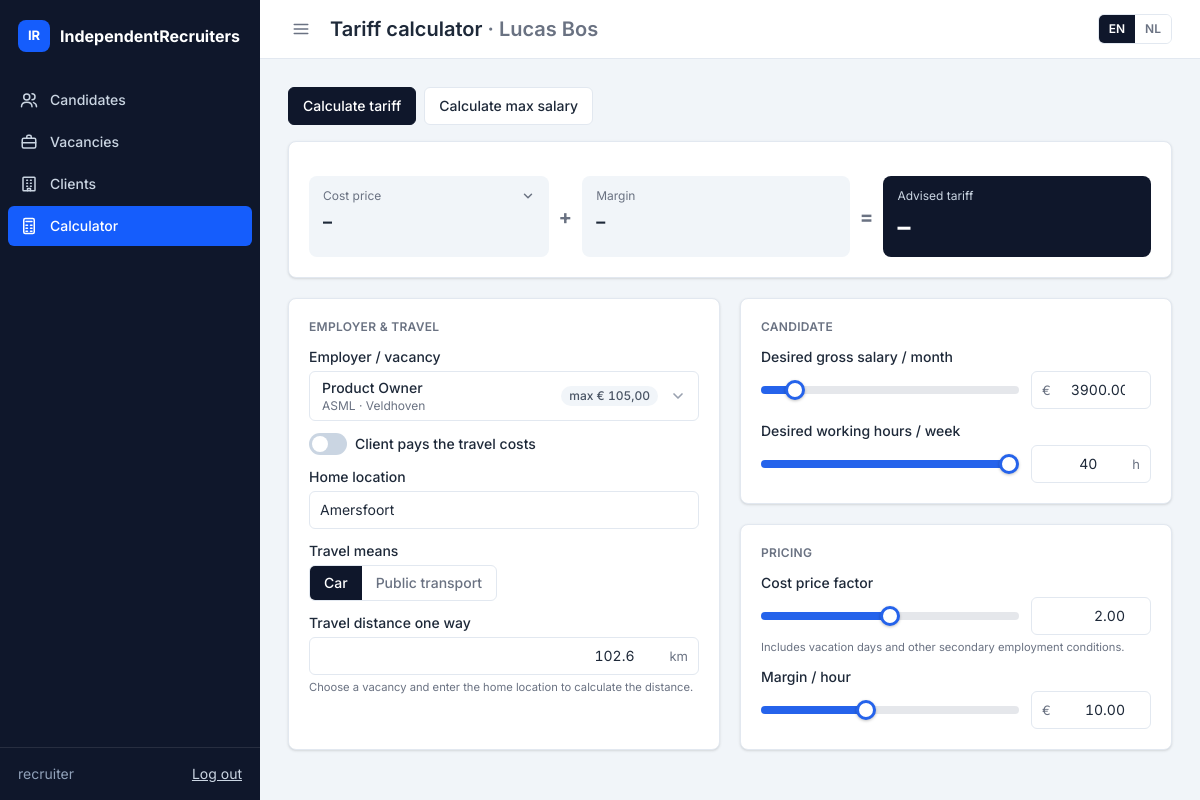
Page /calculator/?candidate=32 (signed in) on the committed database.
### candidates/models.py (models this page shows, shortened)
class Candidate(models.Model):
    class Status(models.TextChoices):
        INTAKE = "intake", _("Intake")
        AVAILABLE = "available", _("Available")
        PROPOSED = "proposed", _("Proposed")
        PLACED = "placed", _("Placed")
        INACTIVE = "inactive", _("Inactive")
    class Transport(models.TextChoices):
        CAR = "car", _("Car")
        OV = "ov", _("Public transport")
    first_name = models.CharField(_("first name"), max_length=100)
    last_name = models.CharField(_("last name"), max_length=100)
    email = models.EmailField(_("email"), blank=True)
    phone = models.CharField(_("phone"), max_length=30, blank=True)
    city = models.CharField(_("home location"), max_length=150, blank=True,
                            help_text=_("City, postcode or address, used to calculate travel distance"))
    desired_role = models.CharField(_("desired role"), max_length=150, blank=True)
    status = models.CharField(_("status"), max_length=20, choices=Status.choices, default=Status.INTAKE)
    expected_salary_month = models.DecimalField(_("desired gross salary / month (€)"), max_digits=8, decimal_places=2)
    hours_per_week = models.PositiveSmallIntegerField(
        _("desired hours per week"), default=40, validators=[MinValueValidator(1), MaxValueValidator(60)]
    )
    travel_distance_km = models.DecimalField(
        _("travel distance one way (km)"), max_digits=6, decimal_places=1, null=True, blank=True,
        help_text=_("Calculated automatically from the home location and the vacancy location"),
    )
    transport_type = models.CharField(_("travel means"), max_length=10, choices=Transport.choices, default=Transport.CAR)
    client_pays_travel = models.BooleanField(
        _("client pays travel costs"), default=False,
        help_text=_("Travel costs are then left out of the tariff (defaults to the vacancy's setting)"),
    )
    remote_days_per_week = models.PositiveSmallIntegerField(
        _("remote days / week"), default=0, validators=[MaxValueValidator(5)],
        help_text=_("Used for matching only"),
    )
    cost_factor = models.DecimalField(_("cost price factor"), max_digits=4, decimal_places=2, default=Decimal("2.00"))
    margin_per_hour = models.DecimalField(
        _("margin / hour (€)"), max_digits=6, decimal_places=2, default=Decimal("10.00"),
        validators=[MinValueValidator(C.MIN_MARGIN), MaxValueValidator(C.MAX_MARGIN)],
    )
    proposed_rate = models.DecimalField(
        _("proposed tariff / hour (€)"), max_digits=7, decimal_places=2, null=True, blank=True,
        help_text=_("Leave empty to use the advised tariff."),
    )
    vacancy = models.ForeignKey(
        "clients.Vacancy", on_delete=models.SET_NULL, null=True, blank=True,
        related_name="candidates", verbose_name=_("vacancy"),
    )
    notes = models.TextField(_("notes"), blank=True)
    created_at = models.DateTimeField(auto_now_add=True)
    updated_at = models.DateTimeField(auto_now=True)
    PRICING_FIELD_MAP = {
        "salary_month": "expected_salary_month",
        "hours_per_week": "hours_per_week",
        "cost_factor": "cost_factor",
        "margin": "margin_per_hour",
        "travel_distance_km": "travel_distance_km",
        "transport_type": "transport_type",
        "client_pays_travel": "client_pays_travel",
    }
    class Meta:
        ordering = ["-created_at"]
        verbose_name = _("candidate")
        verbose_name_plural = _("candidates")
    @property
    def full_name(self):
        return f"{self.first_name} {self.last_name}".strip()

### pricing/views.py (the view)
# urls.py: path("calculator/", views.calculator, name="calculator"),
def calculator(request):
    vacancies = Vacancy.objects.filter(is_open=True).select_related("client")
    initial = _initial_from_candidate(request.GET.get("candidate")) if request.GET.get("candidate") else {}
    return render(request, "pricing/calculator.html", {
        "vacancies": vacancies, "C": C, "i18n": calculator_i18n(), "initial": initial,
    })

### pricing/templates/pricing/calculator.html (shortened to what this page needs)
{% extends "core/base.html" %}
{% load i18n static l10n %}
{% block heading %}{% trans "Tariff calculator" %}{% if initial.candidate %} <span class="text-gray-500">· {{ initial.candidate.full_name }}</span>{% endif %}{% endblock %}
{% block content %}
<div class="flex gap-2" role="tablist">
    <button class="inline-flex cursor-pointer items-center rounded-md border border-slate-200 bg-white px-3.5 py-2 font-medium text-gray-800 not-aria-selected:hover:bg-slate-100 aria-selected:border-slate-900 aria-selected:bg-slate-900 aria-selected:text-white" role="tab" aria-selected="true" data-tab="forward">{% trans "Calculate tariff" %}</button>
    <button class="inline-flex cursor-pointer items-center rounded-md border border-slate-200 bg-white px-3.5 py-2 font-medium text-gray-800 not-aria-selected:hover:bg-slate-100 aria-selected:border-slate-900 aria-selected:bg-slate-900 aria-selected:text-white" role="tab" aria-selected="false" data-tab="reverse">{% trans "Calculate max salary" %}</button>
</div>
<section class="mt-4 flex flex-col gap-5" data-panel="forward">
    {% include "pricing/_result_card.html" %}
    <form class="grid gap-5 lg:grid-cols-2" id="forward-form" data-endpoint="{% url 'pricing:calculate' %}" data-distance-endpoint="{% url 'pricing:distance' %}" autocomplete="off">
        <div class="flex flex-col gap-3 {{ ui.card }}">
            <h2 class="{{ ui.section_label }}">{% trans "Employer & travel" %}</h2>
            <div class="flex flex-col gap-1">
                <span class="font-medium" id="vacancy-label">{% trans "Employer / vacancy" %}</span>
                    {% regroup vacancies by client as by_client %}
                <details class="group/combo relative" id="vacancy-combo" data-dropdown>
                    <summary class="{{ ui.combo_trigger }}" aria-labelledby="vacancy-label" aria-haspopup="listbox">
                        <span class="flex min-w-0 flex-1 items-center gap-3" id="vacancy-combo-value"></span>
                        <svg class="size-4 shrink-0 text-gray-400 transition group-open/combo:rotate-180" viewBox="0 0 24 24" fill="none" stroke="currentColor" stroke-width="2.5" stroke-linecap="round" stroke-linejoin="round" aria-hidden="true"><path d="m6 9 6 6 6-6"/></svg>
                    </summary>
                </details>
            </div>
            <div class="flex items-center gap-2">
                <label class="relative inline-flex cursor-pointer">
                    <span class="h-5.5 w-9.5 rounded-full bg-slate-300 transition peer-checked:bg-blue-600 peer-focus-visible:ring-2 peer-focus-visible:ring-blue-600/40 after:absolute after:left-0.75 after:top-0.75 after:size-4 after:rounded-full after:bg-white after:transition peer-checked:after:translate-x-4"></span>
                </label>
                <label for="id_client_pays_travel" class="font-medium">{% trans "Client pays the travel costs" %}</label>
            </div>
            <fieldset class="flex min-w-0 flex-col gap-3 transition-opacity disabled:cursor-not-allowed disabled:opacity-40 disabled:[&_*]:pointer-events-none" id="travel-fields"{% if initial.client_pays_travel %} disabled{% endif %}>
                <div class="flex flex-col gap-1">
                    <label for="id_home" class="font-medium">{% trans "Home location" %}</label>
                    <input type="text" id="id_home" name="home_location" data-role="home" class="{{ ui.input }}" value="{{ initial.home_location|default:'' }}" placeholder="{% trans 'e.g. Utrecht or 3511 AB' %}">
                </div>
                <div class="flex flex-col items-start gap-1">
                    <span class="font-medium">{% trans "Travel means" %}</span>
                    <div class="inline-flex overflow-hidden rounded-md border border-slate-200 bg-white">
                        <label><span class="block cursor-pointer px-3.5 py-1.75 font-medium text-gray-500 peer-checked:bg-slate-900 peer-checked:text-white peer-focus-visible:outline-2 peer-focus-visible:outline-blue-600">{% trans "Car" %}</span></label>
                        <label><span class="block cursor-pointer px-3.5 py-1.75 font-medium text-gray-500 peer-checked:bg-slate-900 peer-checked:text-white peer-focus-visible:outline-2 peer-focus-visible:outline-blue-600">{% trans "Public transport" %}</span></label>
                    </div>
                </div>
                <div class="flex flex-col gap-1">
                    <label for="id_travel_distance_km" class="font-medium">{% trans "Travel distance one way" %}</label>
                    <div class="{{ ui.number_box }}">
                        <input type="number" class="{{ ui.number_box_input }}" id="id_travel_distance_km" name="travel_distance_km" data-role="distance" value="{{ initial.travel_distance_km|default_if_none:''|unlocalize }}" min="0" step="0.1" placeholder="{% trans 'calculated automatically' %} ">
                        <span class="{{ ui.number_box_unit }}">km</span>
                    </div>
                    <small class="text-gray-500" id="distance-status">{% trans "Choose a vacancy and enter the home location to calculate the distance." %}</small>
                </div>
            </fieldset>
        </div>
        <div class="flex flex-col gap-5">
            <div class="flex flex-col gap-3 {{ ui.card }}">
                <h2 class="{{ ui.section_label }}">{% trans "Candidate" %}</h2>
                {% include "pricing/_slider.html" with name="salary_month" label=_("Desired gross salary / month") min=1500 max=25000 hard_max=25000 step=50 value=initial.salary_month|default:4500 unit_before="€" %}
                {% include "pricing/_slider.html" with name="hours_per_week" label=_("Desired working hours / week") min=8 max=40 hard_max=40 step=1 value=initial.hours_per_week|default:40 unit_after="h" %}
            </div>
            <div class="flex flex-1 flex-col gap-3 {{ ui.card }}">
                <h2 class="{{ ui.section_label }}">{% trans "Pricing" %}</h2>
                {% include "pricing/_slider.html" with name="cost_factor" label=_("Cost price factor") min=1.5 max=2.5 hard_max=2.5 step=0.05 value=initial.cost_factor|default:"2.0" %}
                <small class="-mt-2 text-gray-500">{% trans "Includes vacation days and other secondary employment conditions." %}</small>
                {% include "pricing/_slider.html" with name="margin" label=_("Margin / hour") min=C.MIN_MARGIN max=C.MAX_MARGIN hard_max=C.MAX_MARGIN step=0.5 value=initial.margin|default:C.DEFAULT_MARGIN unit_before="€" %}
            </div>
        </div>
    </form>
</section>
            {% trans "Max gross salary / month" as label %}{% trans "How is the salary calculated?" as hint %}
{% endblock %}

### core/templates/core/base.html (shortened to what this page needs)
{% load static i18n %}<!DOCTYPE html>
{% get_current_language as LANGUAGE_CODE %}
<html lang="{{ LANGUAGE_CODE }}">
<head>
    <link rel="stylesheet" href="https://cdn.datatables.net/2.3.4/css/dataTables.dataTables.css">
    <link rel="stylesheet" href="https://cdn.datatables.net/buttons/3.2.5/css/buttons.dataTables.css">
<link rel="stylesheet" href="{% static 'core/css/app.css' %}">
    <script src="https://cdn.jsdelivr.net/npm/@tailwindcss/browser@4.3.3"></script>
</head>
<body class="bg-slate-100 font-[Inter,system-ui,sans-serif] text-sm text-gray-800 [&_a:not([class])]:text-blue-600 [&_a:not([class])]:underline">
<div class="flex min-h-screen">
    <aside id="sidebar" class="group/sidebar sticky top-0 flex h-screen w-65 shrink-0 flex-col bg-slate-900 text-slate-300 transition-[width,translate] duration-200 lg:data-collapsed:w-16 max-lg:fixed max-lg:z-20 max-lg:-translate-x-full max-lg:data-open:translate-x-0">
        <a class="flex items-center gap-2.5 px-4.5 py-5 text-base font-bold text-white lg:group-data-collapsed/sidebar:justify-center lg:group-data-collapsed/sidebar:px-0" href="{% url 'candidates:list' %}">
            <span class="grid size-8 shrink-0 place-items-center rounded-lg bg-blue-600 text-[13px]">IR</span>
            <span class="lg:group-data-collapsed/sidebar:hidden">IndependentRecruiters</span>
        </a>
        <nav class="flex flex-1 flex-col gap-0.5 p-2">
            {% for item in nav_items %}
                <a href="{% url item.url_name %}" class="flex items-center gap-3 rounded-md px-3 py-2.5 font-medium [&>svg]:shrink-0 lg:group-data-collapsed/sidebar:justify-center lg:group-data-collapsed/sidebar:px-0 {% if item.active %}bg-blue-600 text-white{% else %}text-slate-300 hover:bg-slate-800 hover:text-white{% endif %}">
                    {% include "core/_icon.html" with name=item.icon %}
                    <span class="lg:group-data-collapsed/sidebar:hidden">{{ item.label }}</span>
                </a>
            {% endfor %}
        </nav>
        <div class="flex items-center justify-between border-t border-white/10 px-4.5 py-4 lg:group-data-collapsed/sidebar:hidden">
            <span class="text-slate-400">{{ request.user.get_username }}</span>
            <form method="post" action="{% url 'logout' %}">
                <button type="submit" class="cursor-pointer text-slate-300 underline hover:text-white">{% trans "Log out" %}</button>
            </form>
        </div>
    </aside>
    <div class="flex min-w-0 flex-1 flex-col">
        <header class="sticky top-0 z-10 flex items-center gap-4 border-b border-slate-200 bg-white px-4 py-3.5 lg:px-7">
            <button class="{{ ui.icon_button }}" id="sidebar-toggle" aria-label="{% trans 'Toggle menu' %}">
                {% include "core/_icon.html" with name="menu" %}
            </button>
            <h1 class="flex-1 text-xl font-semibold">{% block heading %}{% endblock %}</h1>
            <div class="flex items-center gap-3">
                <form action="{% url 'set_language' %}" method="post" class="flex overflow-hidden rounded-md border border-slate-200">
                    {% get_available_languages as LANGUAGES %}
                    {% for code, name in LANGUAGES %}
                        <button type="submit" name="language" value="{{ code }}"
                                class="cursor-pointer px-2.5 py-1.5 text-xs font-semibold {% if code == LANGUAGE_CODE %}bg-slate-900 text-white{% else %}bg-white text-gray-500 hover:bg-slate-100{% endif %}">{{ code|upper }}</button>
                    {% endfor %}
                </form>
            </div>
        </header>
        <main class="w-full max-w-360 p-4 lg:p-7">
            {% block content %}{% endblock %}
        </main>
    </div>
</div>
    {% trans "Actions" as t_actions %}{% trans "Could not load the form." as t_load %}{% trans "Something went wrong. Please try again." as t_error %}
</body>
</html>

### pricing/templates/pricing/_slider.html
{% load l10n %}
{% localize off %}
<div class="flex flex-col gap-1">
    <label for="id_{{ prefix }}{{ name }}" class="font-medium">{{ label }}</label>
    <div class="flex items-center gap-3">
<input type="range" class="slider slider-1 min-w-0 flex-1"
       min="{{ min }}" max="{{ max }}" step="{{ step }}" value="{{ value }}"
       data-sync="id_{{ prefix }}{{ name }}" aria-hidden="true" tabindex="-1">
        <div class="w-30 shrink-0 {{ ui.number_box }}">
            {% if unit_before %}<span class="{{ ui.number_box_unit }}">{{ unit_before }}</span>{% endif %}
            <input type="number" class="{{ ui.number_box_input }}" id="id_{{ prefix }}{{ name }}" name="{{ name }}" min="{{ min }}" max="{{ hard_max|default:'' }}" step="{{ step }}" value="{{ value }}" inputmode="decimal">
            {% if unit_after %}<span class="{{ ui.number_box_unit }}">{{ unit_after }}</span>{% endif %}
        </div>
    </div>
</div>
{% endlocalize %}

### rows in the picture
Candidate: candidate.full_name "Lucas Bos", home_location "Amersfoort", travel_distance_km "102.6", expected_salary_month "3900 2 10", salary_month "3900.00", cost_factor "2.00", margin "10.00"

### other values in the picture
{{ item.label }} "Candidates" "Vacancies" "Clients" "Calculator"
{{ request.user.get_username }} "recruiter"
{{ code|upper }} "EN" "NL"
{{ label }} "Cost price"
{{ label }} "Desired gross salary / month Desired working hours / week Cost price factor Margin / hour"
{{ unit_before }} "€ €"
{{ unit_after }} "h"
